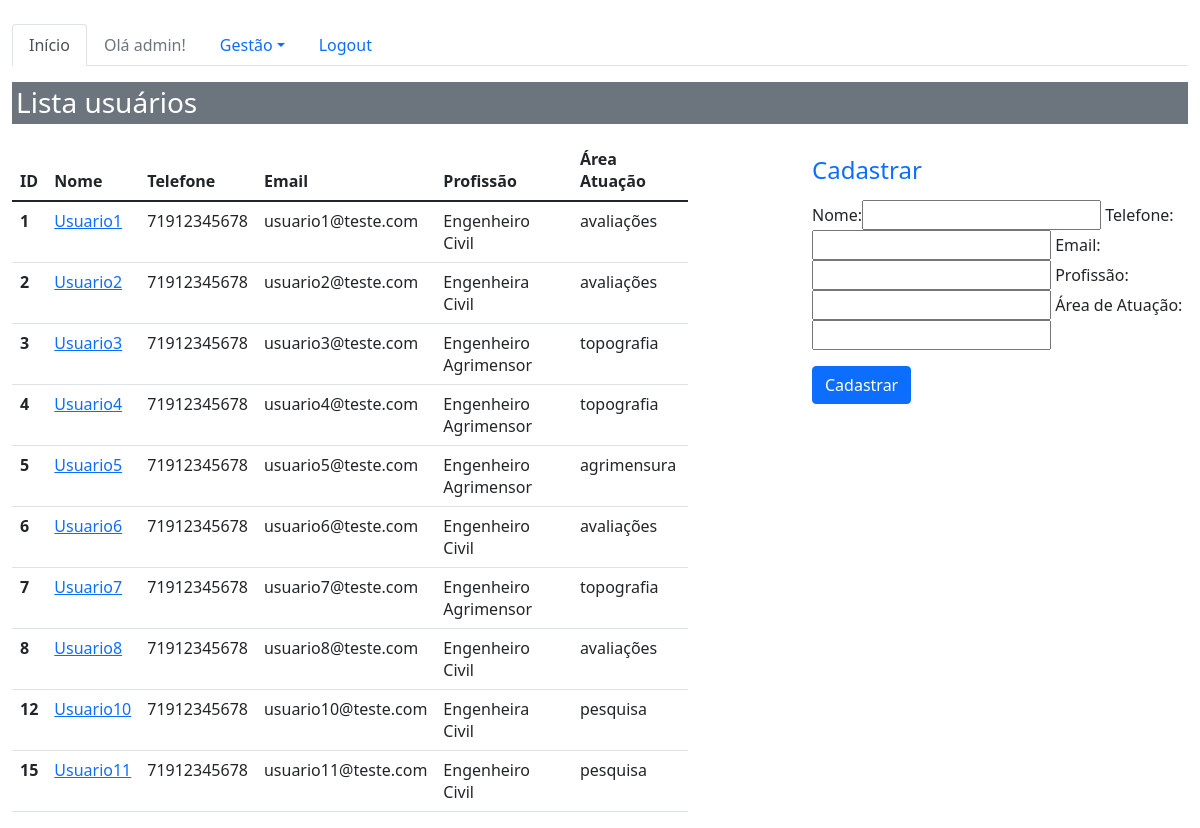
Screenshot of /sistema/pessoas/ (signed in) with the database file from the repository.
### core/models.py (models this page shows, shortened)
class Pessoa(models.Model):
    nome = models.CharField(max_length=100)
    telefone = models.CharField(max_length=20)
    email = models.EmailField()
    profissao = models.CharField(max_length=100)
    area_atuacao = models.CharField(max_length=100)

### core/views.py (the view)
# urls.py: path('pessoas/', lista_pessoas, name='core_lista_pessoas'),
@staff_member_required
def lista_pessoas(request):
    pessoas = Pessoa.objects.all()
    form = PessoaForm()
    data = {'usuario': pessoas, 'forms':form}
    return render(request, 'core/lista_pessoas.html', data)

### core/forms.py
class PessoaForm(ModelForm):
    class Meta:
        model = Pessoa
        fields = '__all__'
        labels = {
            'profissao': 'Profissão',
            'area_atuacao': 'Área de Atuação'
        }

### core/templates/core/lista_pessoas.html (shortened to what this page needs)
{%  extends 'base.html' %}
{% load bootstrap %}
{% block menu %}
    <ul class="nav nav-tabs">
      <li class="nav-item">
        <a class="nav-link active" aria-current="page" href="{% url 'core_home' %}">Início</a>
      </li>
    {% if user.is_authenticated %}
         <li class="nav-item">
             <li>
                <a class="nav-link disabled" href="">Olá {{ user }}!</a>
            </li>
             <li class="nav-item dropdown">
                <a class="nav-link dropdown-toggle" data-bs-toggle="dropdown" href="#"
                   role="button" aria-expanded="false" id="gestao-sistema">Gestão</a>
        </li>
        <li>
            <a class="nav-link" href="{% url 'logout' %}">Logout</a>
        </li>
    {% else %}
        <li class="nav-item">
            <a class="nav-link" href="{% url 'login' %}">Login</a>
        </li>
    {% endif %}
    </ul>
{% endblock %}
{% block main %}
    {% if user.is_authenticated %}
        <div class="row">
            <div class="col-12">
                 <h3 class="p-1 mb-2 bg-secondary text-white">Lista usuários</h3>
            </div>
        </div>
        <div class="row">
            <div class="col table-responsive">
                <table class="table">
                  <thead>
                    <tr>
                      <th scope="col">ID</th>
                      <th scope="col">Nome</th>
                      <th scope="col">Telefone</th>
                      <th scope="col">Email</th>
                      <th scope="col">Profissão</th>
                      <th scope="col">Área Atuação</th>
                    </tr>
                  </thead>
                  <tbody>
                    {% for pessoa in usuario %}
                        <tr>
                          <th scope="row">{{ pessoa.id }}</th>
                          <td ><a href="{% url 'core_pessoa_update' pessoa.id %}"
                                 class="link-primary"> {{ pessoa.nome }} </a></td>
                          <td>{{ pessoa.telefone }}</td>
                          <td>{{ pessoa.email }}</td>
                          <td>{{ pessoa.profissao }}</td>
                          <td>{{ pessoa.area_atuacao }}</td>
                        </tr>
                    {% endfor %}
                  </tbody>
                </table>
            </div>
            <div class="col-sm-4 offset-md-1">
                <h4 class="text-primary"> Cadastrar</h4>
                <form action="{% url 'core_pessoa_novo' %}" method="POST">
                    {{ forms|bootstrap }}
                    <button type="submit" class="btn btn-primary">
                        Cadastrar</button>
                </form>
            </div>
        </div>
    {% endif %}
{% endblock %}

### templates/base.html (shortened to what this page needs)
{% load static %}
<!doctype html>
<html lang="en">
<head>
    <link rel="stylesheet" href="{% static 'bootstrap/css/bootstrap.css' %}">
</head>
<body>
<div class="container-fluid">
    {% block menu %}
    {% endblock %}
    {% block main %}
    {% endblock %}
</div>
</body>
</html>

### rows the page displays
Pessoa: id "1", nome "Usuario1", telefone "71912345678", email "usuario1@teste.com", profissao "Engenheiro Civil", area_atuacao "avaliações"
Pessoa: id "2", nome "Usuario2", telefone "71912345678", email "usuario2@teste.com", profissao "Engenheira Civil", area_atuacao "avaliações"
Pessoa: id "3", nome "Usuario3", telefone "71912345678", email "usuario3@teste.com", profissao "Engenheiro Agrimensor", area_atuacao "topografia"
Pessoa: id "4", nome "Usuario4", telefone "71912345678", email "usuario4@teste.com", profissao "Engenheiro Agrimensor", area_atuacao "topografia"
Pessoa: id "5", nome "Usuario5", telefone "71912345678", email "usuario5@teste.com", profissao "Engenheiro Agrimensor", area_atuacao "agrimensura"
Pessoa: id "6", nome "Usuario6", telefone "71912345678", email "usuario6@teste.com", profissao "Engenheiro Civil", area_atuacao "avaliações"
Pessoa: id "7", nome "Usuario7", telefone "71912345678", email "usuario7@teste.com", profissao "Engenheiro Agrimensor", area_atuacao "topografia"
Pessoa: id "8", nome "Usuario8", telefone "71912345678", email "usuario8@teste.com", profissao "Engenheiro Civil", area_atuacao "avaliações"
Pessoa: id "12", nome "Usuario10", telefone "71912345678", email "usuario10@teste.com", profissao "Engenheira Civil", area_atuacao "pesquisa"
Pessoa: id "15", nome "Usuario11", telefone "71912345678", email "usuario11@teste.com", profissao "Engenheiro Civil", area_atuacao "pesquisa"

### other values shown
{{ user }} "admin"
